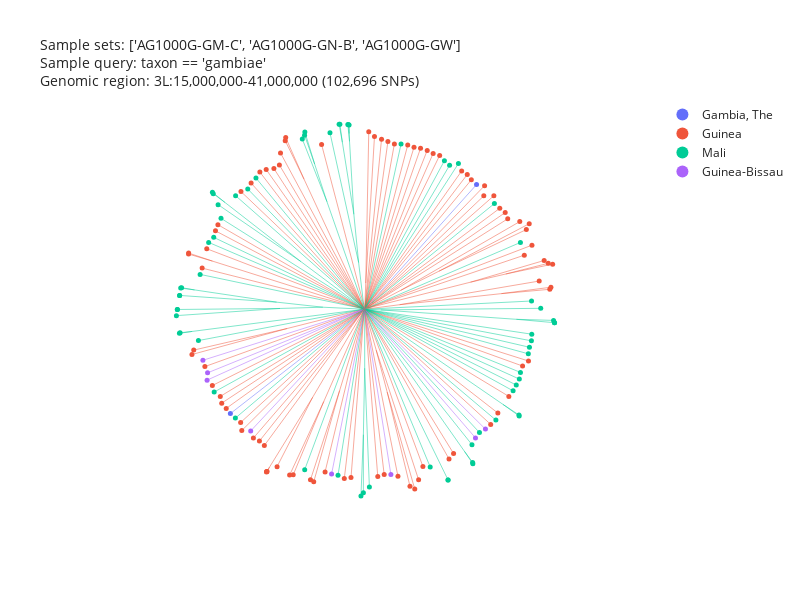

Notebook cell for this chart:
### Markdown cell above
Let's see if we also observe population structure in *An. gambiae* from "Far West" Africa, including samples from Guinea Bissau, The Gambia, Guinea and Mali.

### Code cell
ag3.plot_njt(
    region=region,
    n_snps=100_000,
    sample_sets=['AG1000G-GM-C', 'AG1000G-GN-B','AG1000G-GW'],
    sample_query="taxon == 'gambiae'",
    color="country",
)

### Figure 1 — Plotly figure (JSON) as saved in the notebook; plotly's stock layout.template omitted (floating-point values rounded to 4 significant figures; data arrays with more than 128 entries replaced by an {"elided": "..."} marker saying what was removed)
{"data": [{"hovertemplate": "country=Gambia, The<br>x=%{x}<br>y=%{y}<extra></extra>", "legendgroup": "Gambia, The", "line": {"color": "#636EFA", "dash": "solid", "width": 0.5}, "marker": {"symbol": "circle"}, "mode": "lines", "name": "Gambia, The", "orientation": "v", "showlegend": false, "type": "scatter", "x": [-73.42, -4588.0, NaN, 41.53, 3825.0, NaN], "xaxis": "x", "y": [-54.76, -3572.0, NaN, 35.03, 4254.0, NaN], "yaxis": "y"}, {"hovertemplate": "country=Guinea<br>x=%{x}<br>y=%{y}<extra></extra>", "legendgroup": "Guinea", "line": {"color": "#EF553B", "dash": "solid", "width": 0.5}, "marker": {"symbol": "circle"}, "mode": "lines", "name": "Guinea", "orientation": "v", "showlegend": false, "type": "scatter", "x": {"elided": "375 float values"}, "xaxis": "x", "y": {"elided": "375 float values"}, "yaxis": "y"}, {"hovertemplate": "country=Mali<br>x=%{x}<br>y=%{y}<extra></extra>", "legendgroup": "Mali", "line": {"color": "#00CC96", "dash": "solid", "width": 0.5}, "marker": {"symbol": "circle"}, "mode": "lines", "name": "Mali", "orientation": "v", "showlegend": false, "type": "scatter", "x": {"elided": "300 float values"}, "xaxis": "x", "y": {"elided": "300 float values"}, "yaxis": "y"}, {"hovertemplate": "country=Guinea-Bissau<br>x=%{x}<br>y=%{y}<extra></extra>", "legendgroup": "Guinea-Bissau", "line": {"color": "#AB63FA", "dash": "solid", "width": 0.5}, "marker": {"symbol": "circle"}, "mode": "lines", "name": "Guinea-Bissau", "orientation": "v", "showlegend": false, "type": "scatter", "x": [-32.02, -217.3, NaN, -75.98, -5526.0, NaN, -217.3, -5384.0, NaN, -217.3, -5367.0, NaN, -32.37, -3893.0, NaN, -16.21, -1129.0, NaN, 5.549, 897.6, NaN, 32.65, 4129.0, NaN, 52.18, 3788.0, NaN], "xaxis": "x", "y": [-12.7, -92.14, NaN, -27.57, -1751.0, NaN, -92.14, -2429.0, NaN, -92.14, -2181.0, NaN, -28.99, -4166.0, NaN, -76.34, -5636.0, NaN, -55.65, -5652.0, NaN, -46.82, -4103.0, NaN, -68.6, -4403.0, NaN], "yaxis": "y"}, {"hovertemplate": "country=<br>x=%{x}<br>y=%{y}<extra></extra>", "legendgroup": "", "line": {"color": "gray", "dash": "solid", "width": 0.5}, "marker": {"symbol": "circle"}, "mode": "lines", "name": "", "orientation": "v", "showlegend": false, "type": "scatter", "x": {"elided": "240 float values"}, "xaxis": "x", "y": {"elided": "240 float values"}, "yaxis": "y"}, {"customdata": [["AG0074-C", "O-304", "AG1000G-GM-C", "gambiae", "Gambia, The", "GM-M", "Janjanbureh", "Lower Fuladu West", "Wali Kunda", 2012, 10], ["AG0058-C", "O-187", "AG1000G-GM-C", "gambiae", "Gambia, The", "GM-M", "Janjanbureh", "Lower Fuladu West", "Wali Kunda", 2012, 10]], "hovertemplate": "<b>%{hovertext}</b><br><br>country=%{customdata[4]}<br>x=%{x}<br>y=%{y}<br>sample_id=%{customdata[0]}<br>partner_sample_id=%{customdata[1]}<br>sample_set=%{customdata[2]}<br>taxon=%{customdata[3]}<br>admin1_iso=%{customdata[5]}<br>admin1_name=%{customdata[6]}<br>admin2_name=%{customdata[7]}<br>location=%{customdata[8]}<br>year=%{customdata[9]}<br>month=%{customdata[10]}<extra></extra>", "hovertext": ["AG0074-C", "AG0058-C"], "legendgroup": "Gambia, The", "marker": {"color": "#636EFA", "size": 5, "symbol": "circle"}, "mode": "markers", "name": "Gambia, The", "orientation": "v", "showlegend": true, "type": "scatter", "x": [-4588.0, 3825.0], "xaxis": "x", "y": [-3572.0, 4254.0], "yaxis": "y"}, {"customdata": {"elided": "84x11 mixed values"}, "hovertemplate": "<b>%{hovertext}</b><br><br>country=%{customdata[4]}<br>x=%{x}<br>y=%{y}<br>sample_id=%{customdata[0]}<br>partner_sample_id=%{customdata[1]}<br>sample_set=%{customdata[2]}<br>taxon=%{customdata[3]}<br>admin1_iso=%{customdata[5]}<br>admin1_name=%{customdata[6]}<br>admin2_name=%{customdata[7]}<br>location=%{customdata[8]}<br>year=%{customdata[9]}<br>month=%{customdata[10]}<extra></extra>", "hovertext": ["AV0353-C", "AV0222-C", "AV0162-C", "AV0126-CW", "AV0152-C", "AV0119-C", "AV0094-C", "AV0235-CW", "AV0364-C", "AV0199-C", "AV0200-C", "AV0080-C", "AV0134-C", "AV0208-C", "AV0219-C", "AV0131-C", "AV0160-C", "AV0195-C", "AV0058-C", "AV0231-C", "AV0150-C", "AV0055-C", "AV0226-C", "AV0198-C", "AV0185-C", "AV0194-C", "AV0083-C", "AV0109-C", "AV0128-C", "AV0091-C", "AV0352-C", "AV0116-C", "AV0188-C", "AV0174-C", "AV0095-C", "AV0115-C", "AV0061-C", "AV0177-C", "AV0059-C", "AV0206-C", "AV0143-C", "AV0137-C", "AV0180-C", "AV0191-C", "AV0192-C", "AV0176-C", "AV0170-C", "AV0218-C", "AV0196-C", "AV0154-C", "AV0113-C", "AV0341-C", "AV0086-C", "AV0165-C", "AV0234-C", "AV0213-C", "AV0189-C", "AV0211-C", "AV0164-C", "AV0082-C", "AV0171-C", "AV0223-C", "AV0186-C", "AV0210-C", "AV0107-C", "AV0070-C", "AV0130-C", "AV0068-C", "AV0078-C", "AV0142-C", "AV0092-C", "AV0067-C", "AV0074-C", "AV0104-C", "AV0129-C", "AV0132-C", "AV0201-C", "AV0179-C", "AV0098-C", "AV0140-C", "AV0225-C", "AV0141-C", "AV0106-C", "AV0069-CW"], "legendgroup": "Guinea", "marker": {"color": "#EF553B", "size": 5, "symbol": "circle"}, "mode": "markers", "name": "Guinea", "orientation": "v", "showlegend": true, "type": "scatter", "x": [-1471.0, -2696.0, -2714.0, -2875.0, -2912.0, -3099.0, -3364.0, -3580.0, -3878.0, -4226.0, -5013.0, -5097.0, -5395.0, -6013.0, -6015.0, -5552.0, -5840.0, -5901.0, -5458.0, -5204.0, -4933.0, -4883.0, -4730.0, -4237.0, -4198.0, -3800.0, -3595.0, -3427.0, -3351.0, -3353.0, -3333.0, -2992.0, -2563.0, -2441.0, -1851.0, -1739.0, -1352.0, -694.6, -465.7, 449.9, 668.5, 1139.0, 1550.0, 1713.0, 1845.0, 1992.0, 2883.0, 3040.0, 4308.0, 4553.0, 4929.0, 5398.0, 5599.0, 6328.0, 6367.0, 5965.0, 6425.0, 6275.0, 6135.0, 5457.0, 5718.0, 5526.0, 5625.0, 5302.0, 4890.0, 4804.0, 4618.0, 4417.0, 4073.0, 4100.0, 3646.0, 3507.0, 3316.0, 2564.0, 2341.0, 2139.0, 1911.0, 1688.0, 1473.0, 1017.0, 796.3, 578.2, 336.6, 141.6], "xaxis": "x", "y": [5622.0, 5858.0, 5755.0, 5335.0, 4923.0, 4800.0, 4768.0, 4681.0, 4304.0, 4015.0, 2882.0, 2672.0, 2060.0, 1913.0, 1879.0, 1399.0, -1403.0, -1554.0, -1967.0, -2613.0, -2985.0, -3216.0, -3396.0, -3876.0, -4152.0, -4408.0, -4511.0, -4663.0, -5556.0, -5565.0, -5551.0, -5385.0, -5675.0, -5666.0, -5832.0, -5903.0, -5565.0, -5787.0, -5760.0, -5726.0, -5657.0, -5716.0, -6059.0, -6153.0, -5835.0, -5378.0, -5121.0, -4936.0, -3943.0, -3554.0, -2986.0, -1948.0, -1776.0, 674.3, 745.5, 956.2, 1534.0, 1563.0, 1660.0, 1841.0, 2182.0, 2716.0, 2916.0, 2988.0, 3083.0, 3296.0, 3444.0, 3872.0, 3868.0, 4215.0, 4415.0, 4597.0, 4718.0, 5249.0, 5314.0, 5421.0, 5494.0, 5530.0, 5602.0, 5642.0, 5724.0, 5804.0, 5897.0, 6060.0], "yaxis": "y"}, {"customdata": {"elided": "65x11 mixed values"}, "hovertemplate": "<b>%{hovertext}</b><br><br>country=%{customdata[4]}<br>x=%{x}<br>y=%{y}<br>sample_id=%{customdata[0]}<br>partner_sample_id=%{customdata[1]}<br>sample_set=%{customdata[2]}<br>taxon=%{customdata[3]}<br>admin1_iso=%{customdata[5]}<br>admin1_name=%{customdata[6]}<br>admin2_name=%{customdata[7]}<br>location=%{customdata[8]}<br>year=%{customdata[9]}<br>month=%{customdata[10]}<extra></extra>", "hovertext": ["AV0414-C", "AV0404-C", "AV0372-C", "AV0350-C", "AV0334-C", "AV0371-C", "AV0415-C", "AV0361-C", "AV0396-C", "AV0401-C", "AV0389-C", "AV0408-C", "AV0337-C", "AV0382-C", "AV0351-C", "AV0344-C", "AV0263-C", "AV0314-C", "AV0338-C", "AV0394-C", "AV0402-C", "AV0393-C", "AV0391-C", "AV0383-C", "AV0336-C", "AV0360-C", "AV0363-C", "AV0362-C", "AV0387-C", "AV0332-C", "AV0392-C", "AV0367-C", "AV0400-C", "AV0403-C", "AV0412-C", "AV0287-C", "AV0356-C", "AV0386-C", "AV0405-C", "AV0375-C", "AV0347-C", "AV0384-C", "AV0378-C", "AV0330-C", "AV0406-C", "AV0349-C", "AV0376-C", "AV0333-C", "AV0335-C", "AV0377-C", "AV0346-C", "AV0380-C", "AV0277-C", "AV0359-C", "AV0373-C", "AV0410-C", "AV0381-C", "AV0358-C", "AV0325-C", "AV0407-C", "AV0354-C", "AV0368-C", "AV0342-C", "AV0390-C", "AV0409-C"], "legendgroup": "Mali", "marker": {"color": "#00CC96", "size": 5, "symbol": "circle"}, "mode": "markers", "name": "Mali", "orientation": "v", "showlegend": true, "type": "scatter", "x": [-532.0, -543.9, -573.3, -845.6, -871.9, -1184.0, -2043.0, -2053.0, -2130.0, -3713.0, -3994.0, -4408.0, -5201.0, -5172.0, -5007.0, -4908.0, -5157.0, -5330.0, -5621.0, -6254.0, -6285.0, -6322.0, -6322.0, -6402.0, -6396.0, -6432.0, -6306.0, -6328.0, -5679.0, -5142.0, -4417.0, -2047.0, -909.1, -125.0, -42.19, 163.1, 2241.0, 2851.0, 2851.0, 3698.0, 3690.0, 3668.0, 3925.0, 4486.0, 5281.0, 5274.0, 5074.0, 5182.0, 5287.0, 5325.0, 5594.0, 5633.0, 5700.0, 5712.0, 6492.0, 6486.0, 6456.0, 6018.0, 5704.0, 5324.0, 4434.0, 3206.0, 2903.0, 2727.0, 1245.0], "xaxis": "x", "y": [6288.0, 6294.0, 6307.0, 6312.0, 6319.0, 6022.0, 6052.0, 5943.0, 5807.0, 4477.0, 4102.0, 3872.0, 3991.0, 3942.0, 3568.0, 3100.0, 2449.0, 2278.0, 1184.0, 729.4, 715.5, 465.5, 465.0, -14.58, -15.01, -225.6, -810.4, -830.4, -1077.0, -2836.0, -3727.0, -5488.0, -5678.0, -6384.0, -6277.0, -6077.0, -5396.0, -5839.0, -5838.0, -5288.0, -5243.0, -4636.0, -4219.0, -3796.0, -3656.0, -3618.0, -2795.0, -2596.0, -2393.0, -2164.0, -1530.0, -1306.0, -1087.0, -859.5, -467.3, -466.4, -388.1, 24.78, 274.9, 2275.0, 3603.0, 4971.0, 4911.0, 5069.0, 5640.0], "yaxis": "y"}, {"customdata": [["AJ0123-C", "10GBL_0380", "AG1000G-GW", "gambiae", "Guinea-Bissau", "GW-GA", "Gabu", "Setor De Gabv", "Leibala", 2010, -1], ["AJ0122-C", "10GBL_0375", "AG1000G-GW", "gambiae", "Guinea-Bissau", "GW-GA", "Gabu", "Setor De Gabv", "Leibala", 2010, -1], ["AJ0121-C", "10GBL_0350", "AG1000G-GW", "gambiae", "Guinea-Bissau", "GW-GA", "Gabu", "Setor De Gabv", "Leibala", 2010, -1], ["AJ0120-C", "10GBL_0348", "AG1000G-GW", "gambiae", "Guinea-Bissau", "GW-GA", "Gabu", "Setor De Gabv", "Leibala", 2010, -1], ["AJ0124-C", "10GBL_0382", "AG1000G-GW", "gambiae", "Guinea-Bissau", "GW-GA", "Gabu", "Setor De Gabv", "Leibala", 2010, -1], ["AJ0125-C", "10GBL_0391", "AG1000G-GW", "gambiae", "Guinea-Bissau", "GW-GA", "Gabu", "Setor De Gabv", "Leibala", 2010, -1], ["AJ0127-C", "10GBL_0409", "AG1000G-GW", "gambiae", "Guinea-Bissau", "GW-GA", "Gabu", "Setor De Gabv", "Leibala", 2010, -1], ["AJ0126-C", "10GBL_0405", "AG1000G-GW", "gambiae", "Guinea-Bissau", "GW-GA", "Gabu", "Setor De Gabv", "Leibala", 2010, -1]], "hovertemplate": "<b>%{hovertext}</b><br><br>country=%{customdata[4]}<br>x=%{x}<br>y=%{y}<br>sample_id=%{customdata[0]}<br>partner_sample_id=%{customdata[1]}<br>sample_set=%{customdata[2]}<br>taxon=%{customdata[3]}<br>admin1_iso=%{customdata[5]}<br>admin1_name=%{customdata[6]}<br>admin2_name=%{customdata[7]}<br>location=%{customdata[8]}<br>year=%{customdata[9]}<br>month=%{customdata[10]}<extra></extra>", "hovertext": ["AJ0123-C", "AJ0122-C", "AJ0121-C", "AJ0120-C", "AJ0124-C", "AJ0125-C", "AJ0127-C", "AJ0126-C"], "legendgroup": "Guinea-Bissau", "marker": {"color": "#AB63FA", "size": 5, "symbol": "circle"}, "mode": "markers", "name": "Guinea-Bissau", "orientation": "v", "showlegend": true, "type": "scatter", "x": [-5526.0, -5367.0, -5384.0, -3893.0, -1129.0, 897.6, 3788.0, 4129.0], "xaxis": "x", "y": [-1751.0, -2181.0, -2429.0, -4166.0, -5636.0, -5652.0, -4403.0, -4103.0], "yaxis": "y"}], "layout": {"height": 600, "legend": {"itemsizing": "constant", "tracegroupgap": 0}, "title": {"font": {"size": 14}, "text": "Sample sets: ['AG1000G-GM-C', 'AG1000G-GN-B', 'AG1000G-GW']<br>Sample query: taxon == 'gambiae'<br>Genomic region: 3L:15,000,000-41,000,000 (102,696 SNPs)"}, "width": 800, "xaxis": {"mirror": false, "showgrid": false, "showline": false, "showticklabels": false, "ticks": "", "title": {}}, "yaxis": {"mirror": false, "scaleanchor": "x", "scaleratio": 1, "showgrid": false, "showline": false, "showticklabels": false, "ticks": "", "title": {}}}}
